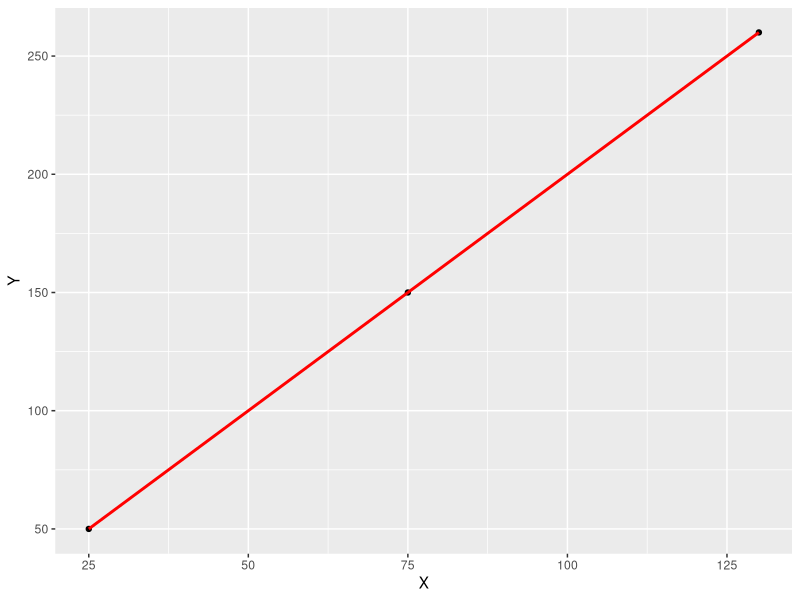

This chart was generated by the following R code:
## ---- chunk 1
knitr::opts_chunk$set(echo = TRUE)
## ---- chunk 2
library(tidyverse)
## ---- chunk 3
library(tidyverse)

# Generate some constants for X and Y
X=c(75, 25, 130)
Y=c(150, 50, 260)

# pass that into a data frame object
data<-data.frame(X, Y)

# Use ggplot to plot our X and Y
ggplot(data,aes(x=X, y=Y))+geom_point()+
  geom_smooth(method='lm',col="red", formula=y~x)

## ---- chunk 4
# Addition 
3+3
# Subtraction
219-9
# Multiplication
50*2
# Division
1000/2
# Exponents
10^2
# Order of Operations still applies here
(2+2)*4
## ---- chunk 5
# Special numbers
pi
exp(1)
## ---- chunk 6
# Assignment Operator is the = sign, or <- 
# Statisticians usually use <- for naming variables
x <- 2+2
x
y <- 10
x*y

# We can also name our variables, use them as necessary
my_name <- "Tahir"
cat("Hi, nice to meet you all! -", my_name)
## ---- chunk 7
name <- "Tahir"
is.integer(name)
is.character(name)
